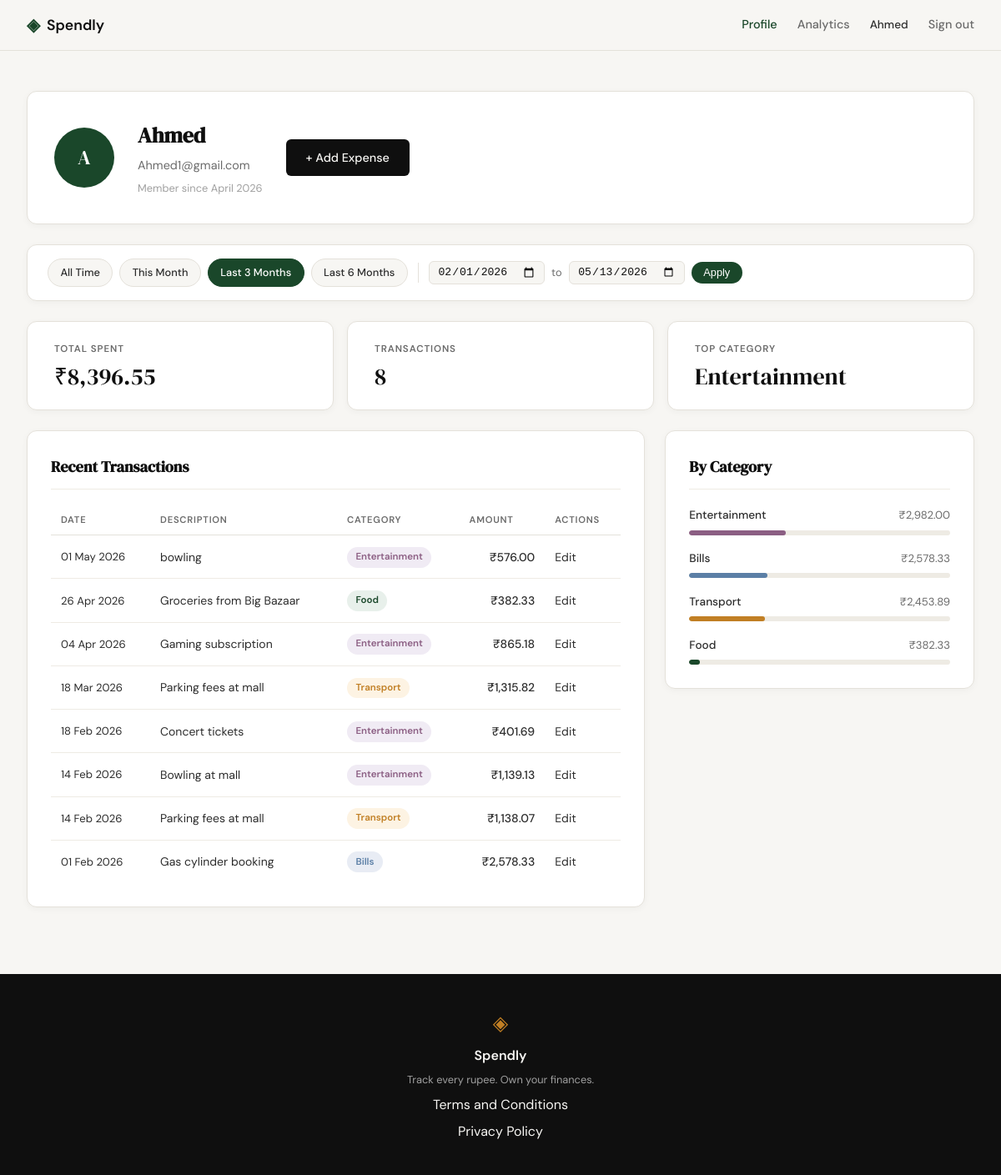
The app's page /profile?date_from=2026-02-01&date_to=2026-05-13 (signed in) with its own data.
### tables this page shows
CREATE TABLE users (
            id INTEGER PRIMARY KEY AUTOINCREMENT,
            name TEXT NOT NULL,
            email TEXT UNIQUE NOT NULL,
            password_hash TEXT NOT NULL,
            created_at TEXT DEFAULT (datetime('now')));

CREATE TABLE expenses (
            id INTEGER PRIMARY KEY AUTOINCREMENT,
            user_id INTEGER NOT NULL REFERENCES users(id),
            amount REAL NOT NULL,
            category TEXT NOT NULL,
            date TEXT NOT NULL,
            description TEXT,
            created_at TEXT DEFAULT (datetime('now')));

### app.py (the view)
@app.route("/profile")
def profile():
    if not session.get("user_id"):
        return redirect(url_for("login"))
    uid = session["user_id"]
    today = date.today()
    date_from = _parse_date(request.args.get("date_from"))
    date_to = _parse_date(request.args.get("date_to"))
    if date_from and date_to and date_from > date_to:
        flash("Start date must be before end date.", "error")
        date_from = date_to = None
    today_str = today.isoformat()
    this_month_from = today.replace(day=1).isoformat()
    this_month_to = today.replace(
        day=calendar.monthrange(today.year, today.month)[1]
    ).isoformat()
    presets = {
        "this_month": {"date_from": this_month_from, "date_to": this_month_to},
        "last_3": {"date_from": _months_ago(today, 3), "date_to": today_str},
        "last_6": {"date_from": _months_ago(today, 6), "date_to": today_str},
    }
    return render_template(
        "profile.html",
        user=get_user_by_id(uid),
        stats=get_summary_stats(uid, date_from, date_to),
        expenses=get_recent_transactions(uid, date_from=date_from, date_to=date_to),
        categories=get_category_breakdown(uid, date_from, date_to),
        date_from=date_from,
        date_to=date_to,
        presets=presets,
    )

### app.py (called while the page is built)
def _parse_date(val):
    try:
        datetime.strptime(val, "%Y-%m-%d")
        return val
    except (ValueError, TypeError):
        return None

def _months_ago(today, n):
    m, y = today.month - n, today.year
    while m <= 0:
        m += 12
        y -= 1
    return date(y, m, 1).isoformat()

### database/db.py (called while the page is built)
def get_db():
    conn = sqlite3.connect(DB_PATH)
    conn.row_factory = sqlite3.Row
    conn.execute("PRAGMA foreign_keys = ON")
    return conn

### database/queries.py (called while the page is built)
def _build_date_filter(date_from, date_to):
    if date_from and date_to:
        return "AND date BETWEEN ? AND ?", [date_from, date_to]
    return "", []

def get_user_by_id(user_id):
    conn = get_db()
    row = conn.execute(
        "SELECT id, name, email, created_at FROM users WHERE id = ?",
        (user_id,),
    ).fetchone()
    conn.close()
    if row is None:
        return None
    name = row["name"]
    initials = "".join(w[0].upper() for w in name.split() if w)
    member_since = datetime.strptime(row["created_at"], "%Y-%m-%d %H:%M:%S").strftime(
        "%B %Y"
    )
    return {
        "name": name,
        "email": row["email"],
        "initials": initials,
        "member_since": member_since,
    }

def get_recent_transactions(user_id, limit=10, date_from=None, date_to=None):
    date_clause, date_params = _build_date_filter(date_from, date_to)
    params = [user_id] + date_params + [limit]
    conn = get_db()
    rows = conn.execute(
        "SELECT id, date, description, category, amount "
        "FROM expenses "
        "WHERE user_id = ? " + date_clause + " ORDER BY date DESC, id DESC "
        "LIMIT ?",
        params,
    ).fetchall()
    conn.close()
    return [
        {
            "id": row["id"],
            "date": datetime.strptime(row["date"], "%Y-%m-%d").strftime("%d %b %Y"),
            "description": row["description"],
            "category": row["category"],
            "amount": "{:,.2f}".format(row["amount"]),
        }
        for row in rows
    ]

### templates/profile.html (shortened to what this page needs)
{% extends "base.html" %}
{% block head %}
<link rel="stylesheet" href="{{ url_for('static', filename='css/profile.css') }}">
{% endblock %}
{% block content %}
<div class="profile-page">
    <div class="profile-inner">
        <div class="profile-header-card">
            <div class="profile-avatar">{{ user.initials }}</div>
            <div class="profile-info">
                <h1 class="profile-name">{{ user.name }}</h1>
                <p class="profile-email">{{ user.email }}</p>
                <p class="profile-since">Member since {{ user.member_since }}</p>
            </div>
            <a href="{{ url_for('add_expense') }}" class="btn-primary profile-add-btn">+ Add Expense</a>
        </div>
        <div class="filter-bar">
            <div class="filter-presets">
                <a href="{{ url_for('profile') }}"
                   class="filter-preset-btn{% if not date_from and not date_to %} filter-preset-btn--active{% endif %}">
                    All Time
                </a>
                <a href="{{ url_for('profile', date_from=presets.this_month.date_from, date_to=presets.this_month.date_to) }}"
                   class="filter-preset-btn{% if date_from == presets.this_month.date_from and date_to == presets.this_month.date_to %} filter-preset-btn--active{% endif %}">
                    This Month
                </a>
                <a href="{{ url_for('profile', date_from=presets.last_3.date_from, date_to=presets.last_3.date_to) }}"
                   class="filter-preset-btn{% if date_from == presets.last_3.date_from and date_to == presets.last_3.date_to %} filter-preset-btn--active{% endif %}">
                    Last 3 Months
                </a>
                <a href="{{ url_for('profile', date_from=presets.last_6.date_from, date_to=presets.last_6.date_to) }}"
                   class="filter-preset-btn{% if date_from == presets.last_6.date_from and date_to == presets.last_6.date_to %} filter-preset-btn--active{% endif %}">
                    Last 6 Months
                </a>
            </div>
            <form class="filter-form" method="GET" action="{{ url_for('profile') }}">
                <input type="date" name="date_from" class="filter-date-input"
                       value="{{ date_from or '' }}">
                <span class="filter-to-label">to</span>
                <input type="date" name="date_to" class="filter-date-input"
                       value="{{ date_to or '' }}">
                <button type="submit" class="filter-apply-btn">Apply</button>
            </form>
        </div>
        <div class="profile-stats">
            <div class="stat-card">
                <span class="stat-label">Total Spent</span>
                <span class="stat-value">₹{{ stats.total }}</span>
            </div>
            <div class="stat-card">
                <span class="stat-label">Transactions</span>
                <span class="stat-value">{{ stats.count }}</span>
            </div>
            <div class="stat-card">
                <span class="stat-label">Top Category</span>
                <span class="stat-value">{{ stats.top_category }}</span>
            </div>
        </div>
        <div class="profile-grid">
            <div class="profile-section">
                <div class="section-title-row">
                    <h2 class="section-title">Recent Transactions</h2>
                </div>
                <div class="tx-table-wrapper">
                    <table class="tx-table">
                        <thead>
                            <tr>
                                <th>Date</th>
                                <th>Description</th>
                                <th>Category</th>
                                <th class="tx-amount-col">Amount</th>
                                <th>Actions</th>
                            </tr>
                        </thead>
                        <tbody>
                            {% for tx in expenses %}
                            <tr>
                                <td class="tx-date">{{ tx.date }}</td>
                                <td class="tx-desc">{{ tx.description }}</td>
                                <td>
                                    <span class="cat-badge cat-badge--{{ tx.category | lower }}">
                                        {{ tx.category }}
                                    </span>
                                </td>
                                <td class="tx-amount">₹{{ tx.amount }}</td>
                                <td class="tx-actions">
                                    <a href="{{ url_for('edit_expense', id=tx.id) }}" class="tx-edit-link">Edit</a>
                                </td>
                            </tr>
                            {% endfor %}
                        </tbody>
                    </table>
                </div>
            </div>
            <div class="profile-section">
                <h2 class="section-title">By Category</h2>
                <div class="category-list">
                    {% for cat in categories %}
                    <div class="cat-row">
                        <div class="cat-row-header">
                            <span class="cat-row-name">{{ cat.name }}</span>
                            <span class="cat-row-amount">₹{{ cat.amount }}</span>
                        </div>
                        <div class="cat-bar-track">
                            <div class="cat-bar cat-bar--{{ cat.name | lower }}"
                                 style="width: {{ cat.percent }}%"></div>
                        </div>
                    </div>
                    {% endfor %}
                </div>
            </div>
        </div>
    </div>
</div>
{% endblock %}

### templates/base.html (shortened to what this page needs)
<!DOCTYPE html>
<html lang="en">
<head>
    <link rel="stylesheet" href="{{ url_for('static', filename='css/style.css') }}">
    {% block head %}{% endblock %}
</head>
<body>
    <nav class="navbar">
        <div class="nav-inner">
            <a href="{{ url_for('landing') }}" class="nav-brand">
                <span class="brand-icon">◈</span>
                <span class="brand-name">Spendly</span>
            </a>
            <div class="nav-links">
                {% if session.user_id %}
                <a href="{{ url_for('profile') }}" class="{% if request.endpoint == 'profile' %}nav-link-active{% endif %}">Profile</a>
                <a href="{{ url_for('analytics') }}" class="{% if request.endpoint == 'analytics' %}nav-link-active{% endif %}">Analytics</a>
                <span class="nav-username">{{ session.user_name }}</span>
                <a href="{{ url_for('logout') }}">Sign out</a>
                {% else %}
                <a href="{{ url_for('login') }}">Sign in</a>
                <a href="{{ url_for('register') }}" class="nav-cta">Get started</a>
                {% endif %}
            </div>
        </div>
    </nav>
    <main class="main-content">
        {% block content %}{% endblock %}
    </main>
    <footer class="footer">
        <div class="footer-inner">
            <span class="brand-icon">◈</span>
            <span class="footer-name">Spendly</span>
            <p class="footer-copy">Track every rupee. Own your finances.</p>
            <a href="/terms">Terms and Conditions</a>
            <a href="/privacy">Privacy Policy</a>
        </div>
    </footer>
</body>
</html>

### static/css/style.css (style rules this page uses)
:root { --ink: #0f0f0f; --ink-soft: #2d2d2d; --ink-muted: #6b6b6b; --ink-faint: #a0a0a0; --paper: #f7f6f3; --paper-warm: #f0ede6; --paper-card: #ffffff; --accent: #1a472a; --accent-light: #e8f0eb; --accent-2: #c17f24; --accent-2-light: #fdf3e3; --danger: #c0392b; --danger-light: #fdecea; --border: #e4e1da; --border-soft: #eeebe4; --font-display: 'DM Serif Display', Georgia, serif; --font-body: 'DM Sans', system-ui, sans-serif; --max-width: 1200px; --auth-width: 440px; --radius-sm: 6px; --radius-md: 12px; --radius-lg: 20px; }
*, *::before, *::after { box-sizing: border-box; margin: 0; padding: 0; }
html { font-size: 16px; scroll-behavior: smooth; }
body { background: var(--paper); color: var(--ink); font-family: var(--font-body); font-size: 1rem; line-height: 1.6; -webkit-font-smoothing: antialiased; }
a { color: inherit; text-decoration: none; }
.navbar { position: sticky; top: 0; z-index: 100; background: var(--paper); border-bottom: 1px solid var(--border); padding: 0 2rem; }
.nav-inner { max-width: var(--max-width); margin: 0 auto; height: 60px; display: flex; align-items: center; justify-content: space-between; }
.nav-brand { display: flex; align-items: center; gap: 0.5rem; font-family: var(--font-body); font-weight: 600; font-size: 1.1rem; color: var(--ink); }
.brand-icon { color: var(--accent); font-size: 1.3rem; }
.brand-name { color: var(--ink); }
.nav-links { display: flex; align-items: center; gap: 1.5rem; font-size: 0.9rem; font-weight: 500; }
.nav-links a { color: var(--ink-muted); transition: color 0.2s; }
.nav-link-active { color: var(--accent) !important; font-weight: 500; }
.main-content { min-height: calc(100vh - 60px - 100px); }
.btn-primary { display: inline-block; background: var(--ink); color: var(--paper); padding: 0.65rem 1.5rem; border-radius: var(--radius-sm); font-family: var(--font-body); font-size: 0.9rem; font-weight: 500; cursor: pointer; border: none; transition: background 0.2s; text-decoration: none; }
.footer { background: var(--ink); color: var(--paper); padding: 2.5rem 2rem; text-align: center; }
.footer-inner { display: flex; flex-direction: column; align-items: center; gap: 0.4rem; }
.footer .brand-icon { color: var(--accent-2); font-size: 1.5rem; }
.footer-name { font-weight: 600; font-size: 1rem; }
.footer-copy { font-size: 0.8rem; color: var(--ink-faint); }

### records on screen
users: user_name "Ahmed", name "Ahmed", email "Ahmed1@gmail.com"
expenses: date "01 May 2026", description "bowling", category "Entertainment", amount "576.00"
expenses: date "26 Apr 2026", description "Groceries from Big Bazaar", category "Food", amount "382.33", name "Food", {{ cat.percent }} 4 (drawn)
expenses: date "04 Apr 2026", description "Gaming subscription", category "Entertainment", amount "865.18"
expenses: date "18 Mar 2026", description "Parking fees at mall", category "Transport", amount "1,315.82"
expenses: date "18 Feb 2026", description "Concert tickets", category "Entertainment", amount "401.69"
expenses: date "14 Feb 2026", description "Bowling at mall", category "Entertainment", amount "1,139.13"
expenses: date "14 Feb 2026", description "Parking fees at mall", category "Transport", amount "1,138.07"
expenses: date "01 Feb 2026", description "Gas cylinder booking", category "Bills", amount "2,578.33", name "Bills", {{ cat.percent }} 30 (drawn)

### other values on screen
{{ user.initials }} "A"
{{ user.member_since }} "April 2026"
{{ stats.total }} "8,396.55"
{{ stats.count }} "8"
{{ stats.top_category }} "Entertainment"
{{ cat.name }} "Entertainment" "Transport"
{{ cat.amount }} "2,982.00" "2,453.89"
